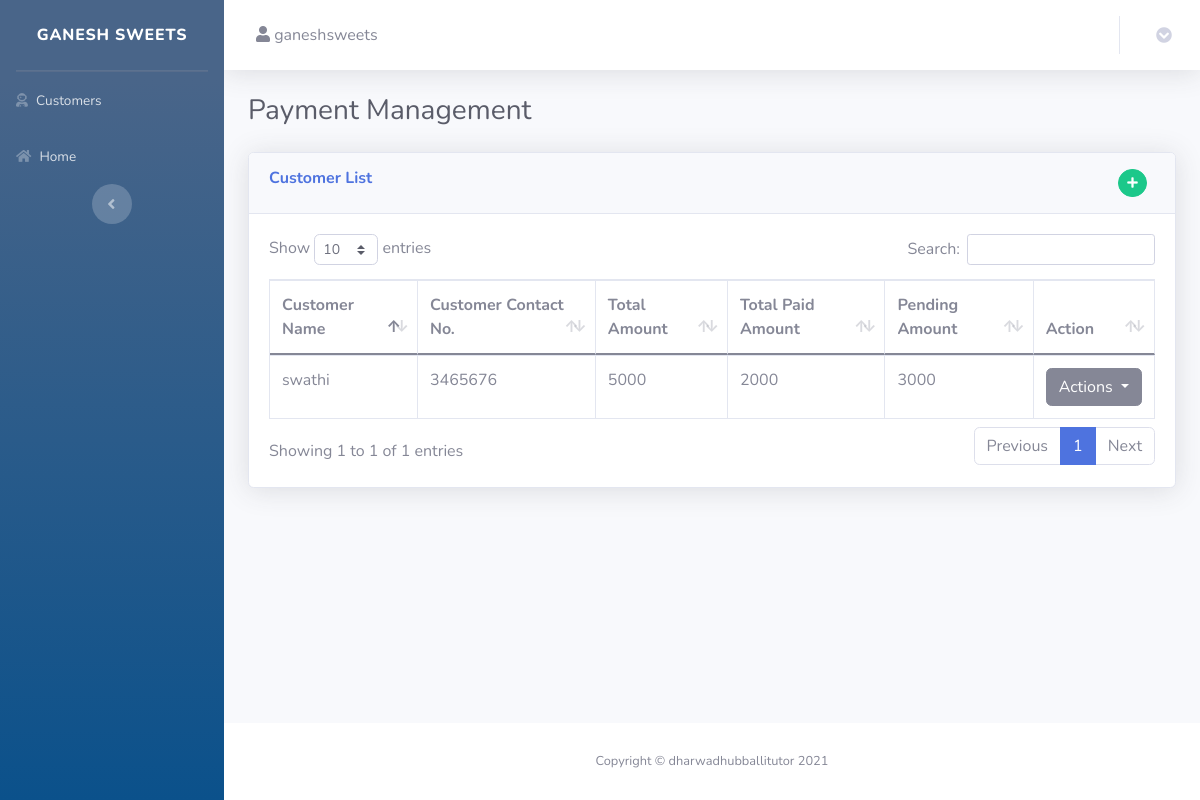
Page /Admin/View/paymentcollection.php (signed in) on the committed database.
### tables this page shows
CREATE TABLE IF NOT EXISTS `customer` (
  `customerId` int(11) NOT NULL AUTO_INCREMENT,
  `customerCode` varchar(100) NOT NULL,
  `customerName` varchar(200) NOT NULL,
  `customerContactNumber` varchar(15) NOT NULL,
  `customerEmail` varchar(200) NOT NULL,
  `customerAddress` varchar(500) NOT NULL,
  `customerState` varchar(200) NOT NULL,
  `customerCity` varchar(200) NOT NULL,
  `isQuoteGenerated` tinyint(1) NOT NULL DEFAULT '0',
  `createdby` varchar(200) NOT NULL,
  `createdon` datetime NOT NULL DEFAULT CURRENT_TIMESTAMP,
  `modifiedby` varchar(200) NOT NULL,
  `modifiedon` datetime NOT NULL DEFAULT CURRENT_TIMESTAMP ON UPDATE CURRENT_TIMESTAMP,
  `customerDOV` datetime NOT NULL,
  PRIMARY KEY (`customerId`)
);

### Admin/DB Operations/paymentOps.php (called while the page is built, shortened)
<?php
require_once "../../Admin/Model/customerModel.php";
    class DBpayment
    {
      public static function getcustomerpayment()
      {
          $db = ConnectDb::getInstance();
          $connectionObj = $db->getConnection();
          $sql = "SELECT
          C.customerId as CustomerID,
          C.customerName as CustomerName,
          C.customerContactNumber as customerPhone,
          sum( P.paid_amount) AS PaidAmt,
          sum(SO.TotalAmt) as TotalAmount,
          sum( SO.PendingAmt) as PendingAmount
          From paymentinfo As P
          JOIN customer C ON C.customerId=P.customer_id
          JOIN sales_order SO ON SO.CustomerId=P.customer_id
          Group BY CustomerID,
          CustomerName,
          customerPhone";
          $result = $connectionObj->query($sql);
          $count = mysqli_num_rows($result);
          $customerList = [];
          if ($count > 0) {
              while ($row = mysqli_fetch_array($result, MYSQLI_ASSOC)) {
                  $customer = new customer();
                  $customer->set_customerId($row['CustomerID']);
                  $customer->set_customerName($row['CustomerName']);
                  $customer->set_customerPhone($row["customerPhone"]);
                  $customer->settotalAmt($row["TotalAmount"]);
                  $customer->setpendingAmt($row["TotalAmount"]-$row["PaidAmt"]);
                  $customer->setpaidAmt($row["PaidAmt"]);
                  array_push($customerList, $customer);
              }
          } else {
          }
          return $customerList;
      }
   }

### Admin/Model/customerModel.php (called while the page is built, shortened)
<?php
class customer implements JsonSerializable
{
    private $customerName;
    private $customerPhone;
    function set_customerPhone($customerPhone)
    {
        $this->customerPhone = $customerPhone;
    }
    function get_customerPhone()
    {
        return $this->customerPhone;
    }
    function set_customerName($customerName)
    {
        $this->customerName = $customerName;
    }
    function get_customerName()
    {
        return $this->customerName;
    }
    public function gettotalAmt()
    {
        return $this->TotalAmt;
    }
    public function settotalAmt($totalAmt)
    {
        $this->TotalAmt= $totalAmt;
        return $this;
    }
    public function getpendingAmt()
    {
        return $this->PendingAmt;
    }
    public function setpendingAmt($pendingAmt)
    {
        $this->PendingAmt= $pendingAmt;
        return $this;
    }
    public function getpaidAmt()
    {
        return $this->PaidAmt;
    }
    public function setpaidAmt($paidAmt)
    {
        $this->PaidAmt= $paidAmt;
        return $this;
    }
}

### Admin/View/paymentcollection.php (the view, shortened to what this page needs)
<?php
include('customerNavigation.php');
require_once("../DB Operations/paymentOps.php");
require_once("../Model/customerModel.php");
?>
<h1 class="h3 mb-4 text-gray-800">Payment Management</h1>
<div class="card shadow mb-4">
    <div class="card-header py-3">
        <div class="row">
            <div class="col">
                <h6 class="m-0 font-weight-bold text-primary">Customer List</h6>
            </div>
            <div class="col" align="right">
                <span data-toggle=modal data-target=#customerModal>
                    <button type="button" + class="btn btn-success btn-circle btn-sm"><i
                            class="fas fa-plus"></i></button>
                </span>
            </div>
        </div>
    </div>
    <div class="card-body">
        <div class="table-responsive">
            <table class="table table-bordered" id="Customer_table" width="100%" cellspacing="0">
                <thead>
                    <tr>
                        <th>Customer Name</th>
                        <th>Customer Contact No.</th>
                        <th>Total Amount</th>
                        <th>Total Paid Amount</th>
                        <th>Pending Amount</th>
                        <th>Action</th>
                    </tr>
                </thead>
                <tbody>
                    <?php
                    $customerList = DBpayment::getcustomerpayment();
                    foreach ($customerList as $customer) {
                        echo "<tr>
                        <td>" . $customer->get_customerName() . "</td>
                        <td>" . $customer->get_customerPhone() . "</td>
                        <td>" . $customer->gettotalAmt() . "</td>
                        <td>" . $customer->getpaidAmt() . "</td>
                        <td>" . $customer->getpendingAmt() . "</td>
                        <td><div class='dropdown'>
                                <button class='btn btn-secondary dropdown-toggle'
                                type='button'
                                id='dropdownMenu2'
                                data-toggle='dropdown'
                                aria-expanded='false'>
                                Actions
                                </button>
                                <div class='dropdown-menu'
                                aria-labelledby='dropdownMenu2'>
                                    <button class='btn btn-primary dropdown-item'
                                    data-toggle='modal'
                                    data-target='#infoCustomerModal'
                                    role='button'
                                    data-id='" . $customer->get_customerId() . "'>
                                    <i class='fas fa-info'></i>
                                        Customer Info
                                   </button>
                                    <button class='btn btn-danger dropdown-item'
                                    data-toggle='modal'
                                    data-target='#paymentinfoModal'
                                    name='delete_button'
                                    role='button'
                                    data-id='" . $customer->get_customerId() . "'>
                                        <i class='fas fa-trash-alt'></i>
                                        Payment Information
                                    </button>
                                </div>
                            </div>
                      </td></tr>";
                    }
                    ?>
                </tbody>
            </table>
        </div>
    </div>
</div>
<?php include('footer.php'); ?>

### rows in the picture
customer: customerName "swathi", customerContactNumber "3465676", totalAmt "5000", paidAmt "2000", pendingAmt "3000"

### other values in the picture
$_SESSION['login_user'] "ganeshsweets"
